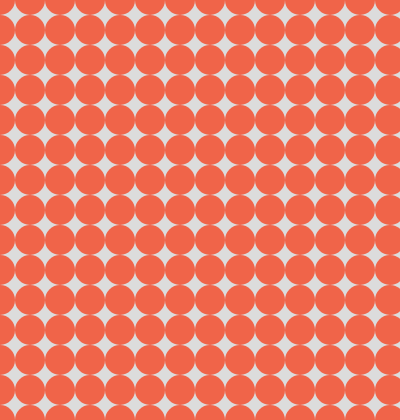
Frame 1 (no input)
Frame 60 (no input): identical to frame 1, image omitted
Frame 120 (the mouse pressed at the canvas centre since frame 60): identical to frame 1, image omitted

The p5.js sketch that drew this single still picture (run headless with seeded random() and noise() and a simulated clock; from frame 60 on, the mouse is pressed at the canvas centre):

// p5.js sketch
// ── sketch.js
let palette = ["#f06449", "#009988", "#3c78d8", "#ffeb3b"];
let time = (10, 40, 60);
let currentNumber = 0;
let col = "#f06449";
let posit = (0, 100, 300, 500);

function setup() {
  createCanvas(400, 420);
  noStroke();
  picked = random(palette);
}

function draw() {
  background(220);
  for (let j = 0; j < 50; j++) {
    for (let i = 0; i < 50; i++) {
      fill(col);
      ellipse(i * 30, j * 30, 30);
    }
  }

  if (keyIsPressed) {
    switch (key) {
      case "1":
        background(250);
        fill(picked);
        ellipse(width / 2, height / 2, 200);
        break;
      case "c":
        for (let j = 0; j < 50; j++) {
          for (let i = 0; i < 50; i++) {
            for (let a = currentNumber; a < palette.length; a++) {
              fill(palette[a]); // use the i-th color
            }
            ellipse(i * 30, j * 30, 30);
          }
        }

        break;
      default:
        background(220);
        for (let j = 0; j < 50; j++) {
          for (let i = 0; i < 50; i++) {
            fill(random (palette));
            ellipse(i * 30, j * 30, 30);
          }
        }
    }
  }
}

function mousePressed() {
    background(220);
    for (let j = 0; j < 50; j++) {
    for (let i = 0; i < 50; i++) {
      fill(random (palette));
      ellipse(i * 30, j * 30, 30);
    }
    }
}

  // function mousePressed (){
  //   if (windowWidth < 200) {
  //     currentNumber++;
  //   if (currentNumber >= palette.length) {
  //     //random colour
  //     fill(palette);
  //     currentNumber = 0;
  //   }
  //   }
  // }

  // console.log("Current index:", currentNumber, "→", palette[currentNumber]);


//Trail 2
// let palette = ["#f06449", "#009988", "#3c78d8", "#ffeb3b"];

// let currentNumber = 0;
// let col = "#f06449";

// function setup() {
//   createCanvas(400, 420);
//   noStroke();
// }

// function draw() {
//   background(220);

//   fill(col);

//   for (let i=0; i<50; i++){

//     ellipse(i*30, 0, 30);
//     ellipse(i*30, 30, 30);
//     ellipse(i*30, 60, 30);
//     ellipse(i*30, 90, 30);
//     ellipse(i*30, 120, 30);
//     ellipse(i*30, 150, 30);
//     ellipse(i*30, 180, 30);
//     ellipse(i*30, 210, 30);
//     ellipse(i*30, 240, 30);
//     ellipse(i*30, 270, 30);
//     ellipse(i*30, 300, 30);
//     ellipse(i*30, 330, 30);
//     ellipse(i*30, 360, 30);
//     ellipse(i*30, 390, 30);
//     ellipse(i*30, 420, 30);
//     }
// }
// function keyPressed() {
//   currentNumber++;
//   if (currentNumber >= palette.length) {
//     //random colour
//     fill(palette);
//     currentNumber = 0;
//   }

//   console.log("Current index:", currentNumber, "→", palette[currentNumber]);
// }

//TRAIL 1
// let palette = ["#f06449", "#009988", "#3c78d8", "#ffeb3b"];

// let currentNumber = 0;
// let col = "#f06449";

// function setup() {
//   createCanvas(400, 420);
//   noStroke();
// }

// function draw() {
//   background(220);

//   fill(col);

//   for (let i=0; i<500; i++){

//     ellipse(i*30, 0, 30);
//     ellipse(i*30, 30, 30);
//     ellipse(i*30, 60, 30);
//     ellipse(i*30, 90, 30);
//     ellipse(i*30, 120, 30);
//     ellipse(i*30, 150, 30);
//     ellipse(i*30, 180, 30);
//     ellipse(i*30, 210, 30);
//     ellipse(i*30, 240, 30);
//     ellipse(i*30, 270, 30);
//     ellipse(i*30, 300, 30);
//     ellipse(i*30, 330, 30);
//     ellipse(i*30, 360, 30);
//     ellipse(i*30, 390, 30);
//     ellipse(i*30, 420, 30);
//     }
// }
// function keyPressed() {
//   // currentNumber++;
//   // if (currentNumber >= palette.length) {
//   //   //random colour
//   //   currentNumber = 0;
//   // }
//   col = random(palette);
//   console.log("Current index:", currentNumber, "→", palette[currentNumber]);
// }

//BASE CODE
// // DM2008 — Activity 3a
// // (Array Sampler, 25 min)

// // 1. Create an array of colors (or other values)
// //    You can make more than one array if you'd like
// let palette = ["#f06449", "#009988", "#3c78d8", "#ffeb3b"];

// // 2. A variable to track the current index
// let currentIndex = 0;

// function setup() {
//   createCanvas(400, 400);
//   noStroke();
// }

// function draw() {
//   background(220);

//   // 3. Use the array value at currentIndex
//   fill(palette[currentIndex]);
//   ellipse(width/2, height/2, 200);
// }

// // 4. Change the index when a key is pressed
// function keyPressed() {
//   // Advance to the next item
//   currentIndex++;
//   // Reset to 0 when we reach the end
//   if (currentIndex >= palette.length) {
//     currentIndex = 0;
//   }
//   // Log in the console to check
//   console.log("Current index:", currentIndex, "→", palette[currentIndex]);
// }

/* 
TODOs for students:
1. Replace colors with your own data (positions, text, sizes, etc).
2. Try mousePressed() instead of keyPressed().
3. Use push() to add new items, or splice() to remove them, then check how the sketch adapts.
4. Try looping through an array to visualize all the items within it instead of accessing one item at a time.
*/

//EXAMPLE
// // Create a new array with some colors
// let palette = ["#f06449", "#009988", "#3c78d8"];

// function setup() {
//   createCanvas(400, 400);
//   noStroke();
// }

// function draw() {
//   background(225);

//   // Even spacing based on how many items are in the array
//   const spacing = width / (palette.length + 1);
//   // Draw one circle for each palette color
//   for (let i = 0; i < palette.length; i++) {
//     fill(palette[i]);                   // use the i-th color
//     const x = (i + 1) * spacing;        // position from the loop index
//     ellipse(x, height / 2, 60);
//   }
// }

// // Try changing the array while the loop keeps adapting
// function keyPressed() {
//   if (key == 'a' || key == 'A') {
//     // Add a new random color to the end
//     palette.push(color(random(255), random(255), random(255)));
//   }
//   if (key == 'r' || key == 'R' ) {
//     // Remove the last color (if any)
//     if (palette.length > 0) {
//       palette.splice(palette.length - 1, 1);
//     }
//   }
// }
